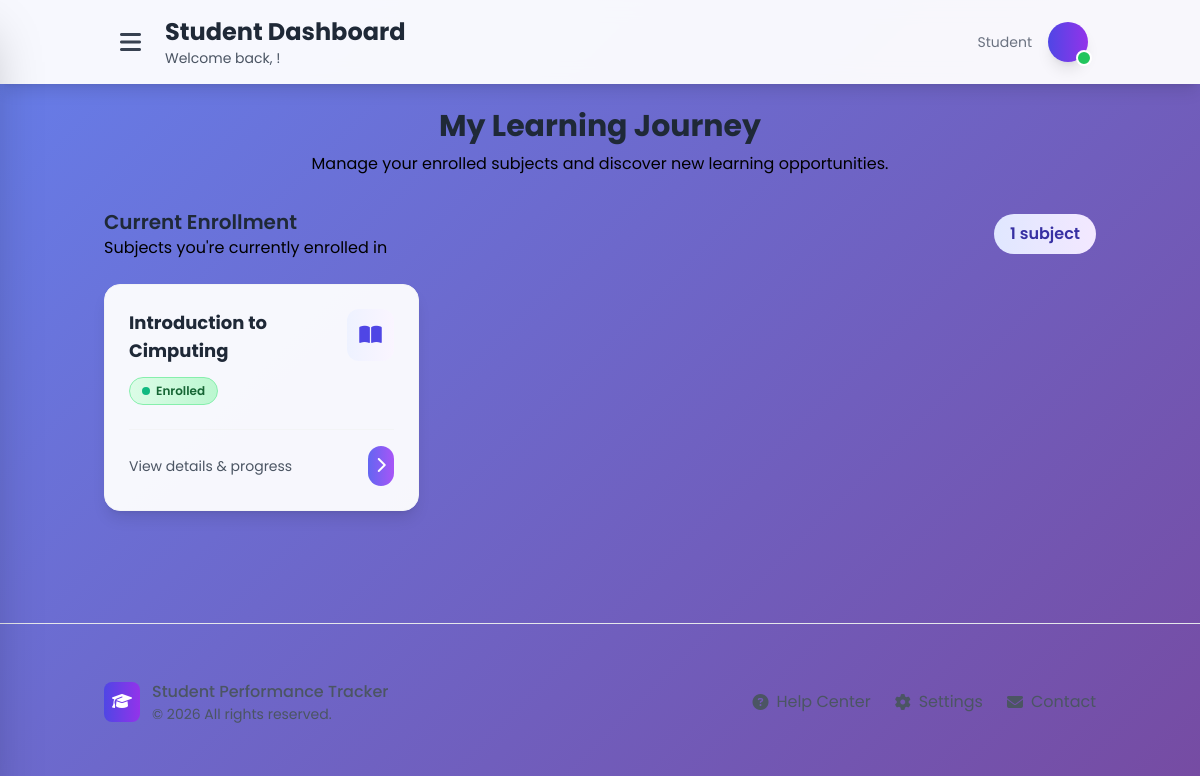
Page /Public/student_dashboard.php (signed in) on the committed database.
### tables this page shows
CREATE TABLE `student_subject` (
  `id` int(11) NOT NULL,
  `student_id` int(11) NOT NULL,
  `subject_id` int(11) NOT NULL,
  `status` enum('pending','approved','rejected') NOT NULL DEFAULT 'pending',
  `applied_at` timestamp NOT NULL DEFAULT current_timestamp()
);

CREATE TABLE `subjects` (
  `id` int(11) NOT NULL,
  `name` varchar(100) NOT NULL,
  `code` varchar(100) NOT NULL,
  `description` varchar(200) NOT NULL,
  `teacher_id` int(11) NOT NULL,
  `created_at` timestamp NOT NULL DEFAULT current_timestamp(),
  `updated_at` datetime NOT NULL DEFAULT current_timestamp(),
  `is_active` tinyint(4) DEFAULT 1
);

### Public/student_dashboard.php (the view, shortened to what this page needs)
<?php
require_once __DIR__ . '/../includes/auth.php';
$student_id = $_SESSION['user']['id'];
$selected_subject_id = $_GET['subject_id'] ?? null;
$subject_name = '';
$stmt = $pdo->prepare("SELECT * FROM users WHERE id = ?");
$stmt->execute([$student_id]);
$student_details = $stmt->fetch();
$stmt = $pdo->prepare("
    SELECT s.id, s.name, ss.status
    FROM student_subject ss
    JOIN subjects s ON ss.subject_id = s.id
    WHERE ss.student_id = ?
");
$stmt->execute([$student_id]);
$subjects = $stmt->fetchAll();
?>
<!DOCTYPE html>
<html lang="en">
<head>
    <script src="https://cdn.tailwindcss.com"></script>
    <link rel="stylesheet" href="https://cdnjs.cloudflare.com/ajax/libs/font-awesome/6.4.0/css/all.min.css">
</head>
<body class="overflow-x-hidden">
    <div class="main-content min-h-screen">
        <header class="dashboard-container shadow-lg z-10 relative">
            <div class="container mx-auto px-6 py-4">
                <div class="flex justify-between items-center">
                    <div class="flex items-center space-x-4">
                        <button id="toggle-sidebar" class="text-gray-700 hover:text-indigo-700 p-2 rounded-lg hover:bg-gray-100 transition">
                            <i class="fas fa-bars text-2xl"></i>
                        </button>
                        <div>
                            <h1 class="text-2xl font-bold text-gray-800">Student Dashboard</h1>
                            <p class="text-gray-600 text-sm">
                                <?php if($selected_subject_id): ?>
                                    <?= htmlspecialchars($subject_name) ?>
                                <?php elseif(isset($_GET['edit_profile'])): ?>
                                    Edit Profile
                                <?php else: ?>
                                    Welcome back, <?= htmlspecialchars($_SESSION['user']['full_name'] ?? $_SESSION['user']['username']) ?>!
                                <?php endif; ?>
                            </p>
                        </div>
                    </div>
                    <div class="flex items-center space-x-4">
                        <div class="hidden md:block text-right">
                            <p class="text-sm text-gray-500">Student</p>
                        </div>
                        <div class="relative">
                           <div class="w-10 h-10 bg-gradient-to-r from-indigo-600 to-purple-600 rounded-full flex items-center justify-center text-white font-bold shadow-lg cursor-pointer" id="user-menu-btn">
                            </div>
                            <div class="absolute -bottom-1 -right-1 w-4 h-4 bg-green-500 rounded-full border-2 border-white"></div>
                        </div>
                    </div>
                </div>
            </div>
        </header>
        <main class="container mx-auto px-4 py-6">
            <?php if(isset($_GET['edit_profile'])): ?>
            <div class="slide-in">
                <div class="mb-8">
                    <div class="flex items-center mb-6">
                        <div class="bg-gradient-to-r from-indigo-100 to-purple-100 p-3 rounded-xl mr-4">
                            <i class="fas fa-user-edit text-indigo-600 text-2xl"></i>
                        </div>
                        <div>
                            <h2 class="text-3xl font-bold text-gray-800">Edit Profile</h2>
                            <p class="text-gray-600">Update your personal information</p>
                        </div>
                    </div>
                </div>
                <div class="dashboard-container rounded-2xl shadow-lg p-6">
                    <form method="POST" action="">
                        <div class="grid grid-cols-1 md:grid-cols-2 gap-6">
                            <div>
                                <label class="block text-gray-700 font-medium mb-2">Full Name</label>
                                <input type="text" name="full_name" value="<?= htmlspecialchars($student_details['full_name'] ?? '') ?>"
                                       class="input-focus-effect w-full px-4 py-3 border border-gray-300 rounded-xl focus:outline-none focus:ring-2 focus:ring-indigo-300 focus:border-transparent" required>
                            </div>
                            <div>
                                <label class="block text-gray-700 font-medium mb-2">Username</label>
                                <input type="text" value="<?= htmlspecialchars($student_details['username'] ?? '') ?>"
                                       class="w-full px-4 py-3 border border-gray-300 rounded-xl bg-gray-100" disabled>
                                <p class="text-sm text-gray-500 mt-1">Username cannot be changed</p>
                            </div>
                            <div>
                                <label class="block text-gray-700 font-medium mb-2">Email Address</label>
                                <input type="email" name="email" value="<?= htmlspecialchars($student_details['email'] ?? '') ?>"
                                       class="input-focus-effect w-full px-4 py-3 border border-gray-300 rounded-xl focus:outline-none focus:ring-2 focus:ring-indigo-300 focus:border-transparent" required>
                            </div>
                            <div>
                                <label class="block text-gray-700 font-medium mb-2">Phone Number</label>
                                <input type="tel" name="phone" value="<?= htmlspecialchars($student_details['phone'] ?? '') ?>"
                                       class="input-focus-effect w-full px-4 py-3 border border-gray-300 rounded-xl focus:outline-none focus:ring-2 focus:ring-indigo-300 focus:border-transparent">
                            </div>
                            <div class="md:col-span-2">
                                <label class="block text-gray-700 font-medium mb-2">Address</label>
                                <textarea name="address" rows="3"
                                          class="input-focus-effect w-full px-4 py-3 border border-gray-300 rounded-xl focus:outline-none focus:ring-2 focus:ring-indigo-300 focus:border-transparent"><?= htmlspecialchars($student_details['address'] ?? '') ?></textarea>
                            </div>
                            <div>
                                <label class="block text-gray-700 font-medium mb-2">Student ID</label>
                                <input type="text" value="<?= htmlspecialchars($student_details['id'] ?? '') ?>"
                                       class="w-full px-4 py-3 border border-gray-300 rounded-xl bg-gray-100" disabled>
                            </div>
                            <div>
                                <label class="block text-gray-700 font-medium mb-2">Role</label>
                                <input type="text" value="Student"
                                       class="w-full px-4 py-3 border border-gray-300 rounded-xl bg-gray-100" disabled>
                            </div>
                        </div>
                        <div class="flex justify-end space-x-4 mt-8 pt-6 border-t border-gray-200">
                            <a href="?" class="btn-glow bg-gradient-to-r from-gray-600 to-gray-700 text-white px-6 py-3 rounded-xl hover:from-gray-700 hover:to-gray-800 transition">
                                Cancel
                            </a>
                            <button type="submit" name="update_profile" class="btn-glow bg-gradient-to-r from-indigo-600 to-purple-600 text-white px-6 py-3 rounded-xl hover:from-indigo-700 hover:to-purple-700 transition">
                                <i class="fas fa-save mr-2"></i>
                                Save Changes
                            </button>
                        </div>
                    </form>
                </div>
            </div>
            <?php elseif(!$selected_subject_id): ?>
            <div class="slide-in">
                <div class="mb-8 text-center">
                    <h2 class="text-3xl font-bold text-gray-800 mb-2">My Learning Journey</h2>
                    <p class="text-white-600 max-w-2xl mx-auto">Manage your enrolled subjects and discover new learning opportunities.</p>
                </div>
                <div class="mb-10">
                    <div class="flex justify-between items-center mb-6">
                        <div>
                            <h3 class="text-xl font-semibold text-gray-800">Current Enrollment</h3>
                            <p class="text-white-500">Subjects you're currently enrolled in</p>
                        </div>
                        <span class="bg-gradient-to-r from-indigo-100 to-purple-100 text-indigo-800 px-4 py-2 rounded-full font-semibold">
                            <?= count($subjects) ?> subject<?= count($subjects) !== 1 ? 's' : '' ?>
                        </span>
                    </div>
                    <?php if(count($subjects) > 0): ?>
                    <div class="grid grid-cols-1 md:grid-cols-2 lg:grid-cols-3 gap-6">
                        <?php foreach($subjects as $sub): ?>
                        <a href="?subject_id=<?= $sub['id'] ?>" class="dashboard-container rounded-2xl shadow-lg hover-lift p-6 border border-gray-100 block group">
                            <div class="flex justify-between items-start mb-4">
                                <div class="flex-1">
                                    <h4 class="font-bold text-lg text-gray-800 group-hover:text-indigo-700 transition"><?= htmlspecialchars($sub['name']) ?></h4>
                                    <div class="mt-3">
                                        <?php if($sub['status'] == 'pending'): ?>
                                            <span class="grade-badge bg-gradient-to-r from-yellow-100 to-yellow-200 text-yellow-800 border border-yellow-300">
                                                <span class="status-indicator status-pending"></span>
                                                Pending Approval
                                            </span>
                                        <?php elseif($sub['status'] == 'approved'): ?>
                                            <span class="grade-badge bg-gradient-to-r from-green-100 to-green-200 text-green-800 border border-green-300">
                                                <span class="status-indicator status-approved"></span>
                                                Enrolled
                                            </span>
                                        <?php endif; ?>
                                    </div>
                                </div>
                                <div class="bg-gradient-to-r from-indigo-50 to-purple-50 p-3 rounded-xl group-hover:from-indigo-100 group-hover:to-purple-100 transition">
                                    <i class="fas fa-book-open text-indigo-600 text-xl"></i>
                                </div>
                            </div>
                            <div class="flex justify-between items-center mt-6 pt-4 border-t border-gray-100">
                                <span class="text-gray-600 text-sm">View details & progress</span>
                                <div class="bg-gradient-to-r from-indigo-500 to-purple-500 text-white p-2 rounded-full group-hover:from-indigo-600 group-hover:to-purple-600 transition transform group-hover:translate-x-2">
                                    <i class="fas fa-chevron-right"></i>
                                </div>
                            </div>
                        </a>
                        <?php endforeach; ?>
                    </div>
                    <?php endif; ?>
                </div>
            </div>
            <?php endif; ?>
        </main>
        <footer class="mt-12 pt-8 border-t border-gray-200">
            <div class="container mx-auto px-4 py-6">
                <div class="flex flex-col md:flex-row justify-between items-center">
                    <div class="flex items-center space-x-3 mb-4 md:mb-0">
                        <div class="bg-gradient-to-r from-indigo-600 to-purple-600 p-2 rounded-lg">
                            <i class="fas fa-graduation-cap text-white"></i>
                        </div>
                        <div class="text-gray-600">
                            <p class="font-medium">Student Performance Tracker</p>
                            <p class="text-sm">&copy; <?= date('Y') ?> All rights reserved.</p>
                        </div>
                    </div>
                    <div class="flex space-x-6">
                        <a href="#" class="text-gray-600 hover:text-indigo-600 transition flex items-center space-x-2">
                            <i class="fas fa-question-circle"></i>
                            <span>Help Center</span>
                        </a>
                        <a href="#" class="text-gray-600 hover:text-indigo-600 transition flex items-center space-x-2">
                            <i class="fas fa-cog"></i>
                            <span>Settings</span>
                        </a>
                        <a href="#" class="text-gray-600 hover:text-indigo-600 transition flex items-center space-x-2">
                            <i class="fas fa-envelope"></i>
                            <span>Contact</span>
                        </a>
                    </div>
                </div>
            </div>
        </footer>
    </div>
</body>
</html>

### Public/student_dashboard.php (style rules this page uses)
* { font-family: 'Poppins', sans-serif; }
body { background: linear-gradient(135deg, #667eea 0%, #764ba2 100%); min-height: 100vh; }
.dashboard-container { backdrop-filter: blur(10px); background: rgba(255, 255, 255, 0.95); }
.main-content { transition: margin-left 0.3s ease-in-out; position: relative; z-index: 1; }
.hover-lift { transition: transform 0.2s ease, box-shadow 0.2s ease; }
.grade-badge { display: inline-flex; align-items: center; justify-content: center; border-radius: 9999px; padding: 0.25rem 0.75rem; font-size: 0.75rem; font-weight: 600; }
.status-indicator { display: inline-block; width: 8px; height: 8px; border-radius: 50%; margin-right: 6px; }
.status-approved { background-color: #10B981; }
.slide-in { animation: slideIn 0.8s cubic-bezier(0.68, -0.55, 0.265, 1.55) forwards; }
a, button { cursor: pointer; }

### rows in the picture
student_subject: subject.name "Introduction to Cimputing", status "approved" (drawn)

### other values in the picture
count($subjects) "1"
